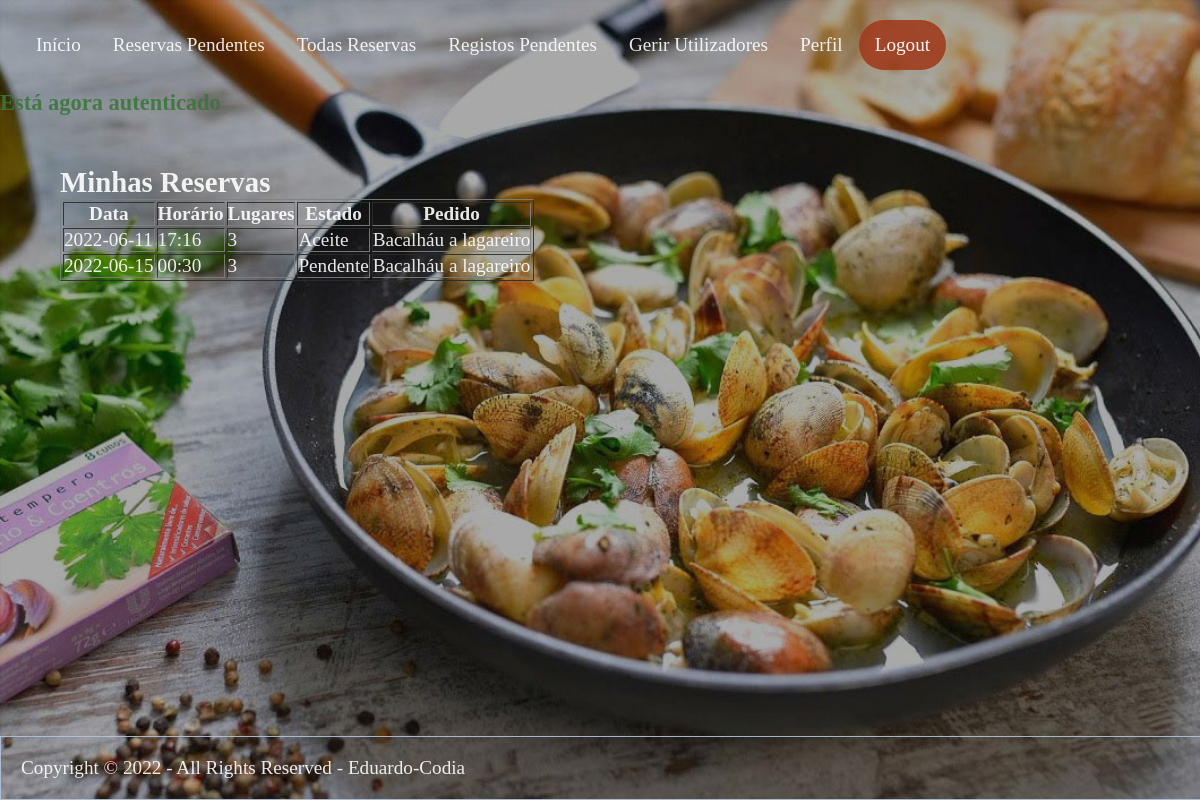
Page /paginas/res_geral.php (signed in) on the committed database.
### tables this page shows
CREATE TABLE `reserva` (
  `id` int(11) UNSIGNED NOT NULL,
  `lugares` int(11) NOT NULL,
  `hora` varchar(255) DEFAULT NULL,
  `data` varchar(255) DEFAULT NULL,
  `pedido` varchar(255) DEFAULT NULL,
  `estado` varchar(64) NOT NULL,
  `user_id` int(11) NOT NULL
);

### paginas/funcoes.php (the view, shortened to what this page needs)
<?php
function mostarTodasReservas(){
	global $db;
	$query = "SELECT * FROM reserva ";
	$resultados = mysqli_query($db, $query);
	$count = mysqli_num_rows($resultados);
	if($count == 0){
		echo "<div>Não há reservas por atender</div>";
	}
	else{
		echo "<table border=1>";
		echo "<tr>";
		echo "<th>Data</th>";
		echo "<th>Horário</th>";
		echo "<th>Lugares</th>";
		echo "<th>Estado</th>";
		echo "<th>Pedido</th>";
		echo "</tr>";
		while($linha = mysqli_fetch_array($resultados)){
			echo "<tr>";
			echo "<td>".$linha['data']."</td><td>".$linha['hora']."</td><td>".$linha['lugares']."</td><td>".$linha['estado']."</td><td>".$linha['pedido']."</td>";
			echo "</tr>";
		}
		echo" </table>";
	}
}
function admMenu (){
	echo "<ul>";
	echo "<li><a href='adm_index.php'>Início</a></li>";
	echo "<li><a href='adm_res.php'>Reservas Pendentes</a></li>";
	echo "<li><a href='res_geral.php'>Todas Reservas </a></li>";
	echo "<li><a href='registos_pendentes.php'>Registos Pendentes</a></li>";
	echo "<li><a href='gerir_utilizadores.php'>Gerir Utilizadores</a></li>";
	echo "<li><a href='perfil.php'>Perfil</a></li>";
	echo "<li><a href='logout.php' style='float:right' class='active'>Logout</a></li>";
	echo "</ul>";
}
function rodape(){
	echo "<footer>";
	echo "<p>Copyright &copy; 2022 - All Rights Reserved - Eduardo-Codia</p>";
	echo "</footer>";
}

### paginas/style.css (style rules this page uses)
* { margin: 0px; padding: 0px; }
body { font-size: 120%; background-color: #000000; background-image: url("fundo1.jpg"); background-repeat: no-repeat; background-size: cover; opacity: 0.9; }
.header ul { list-style-type: none; margin: 0; padding: 0; overflow: hidden; }
.header li { float: left; display: inline; font-family: Georgia, 'Times New Roman', Times, serif; }
.header li a { display: block; color: rgb(255, 255, 255); text-align: center; padding: 14px 16px; text-decoration: none; }
.header .active { background-color: rgb(160, 60, 29); border-radius: 50px; }

### rows in the picture
reserva: data "2022-06-11", hora "17:16", lugares "3", estado "Aceite", pedido "Bacalháu a lagareiro"
reserva: data "2022-06-15", hora "00:30", lugares "3", estado "Pendente", pedido "Bacalháu a lagareiro"

### other values in the picture
$_SESSION['sucesso'] "Está agora autenticado"
